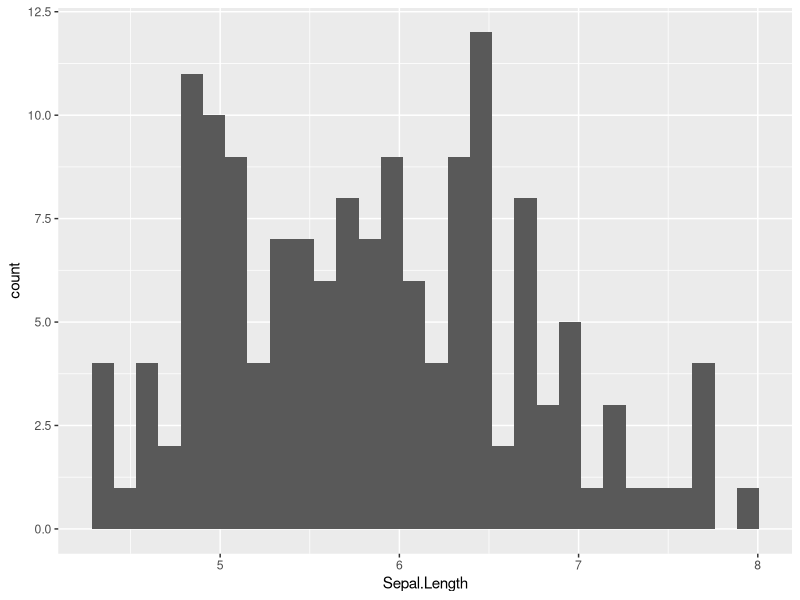

The R source for this figure:
library("ggplot2")
data(iris)

g <- ggplot(data=iris, aes(Sepal.Length)) +
     geom_histogram()

ggsave('iris_sepal_length_histogram.png')
